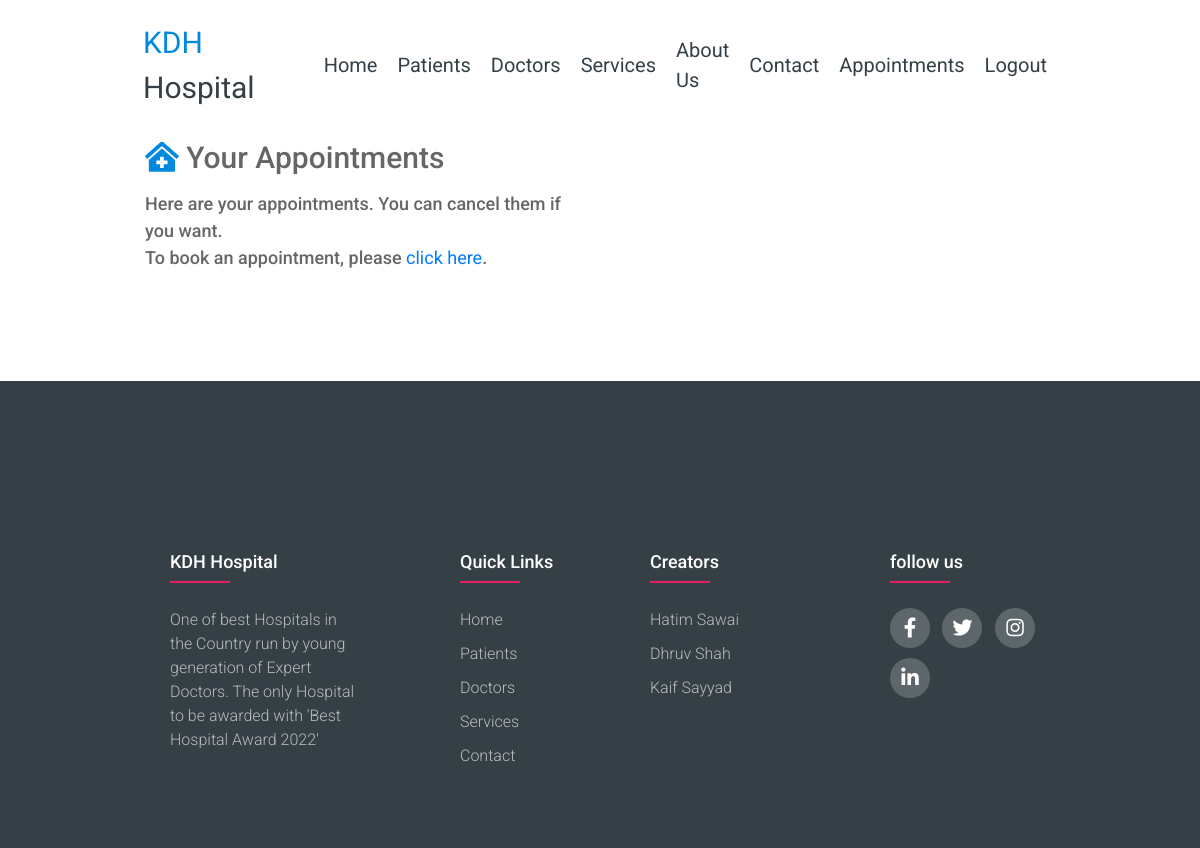
Before: /appointments (signed in) with the older database file.
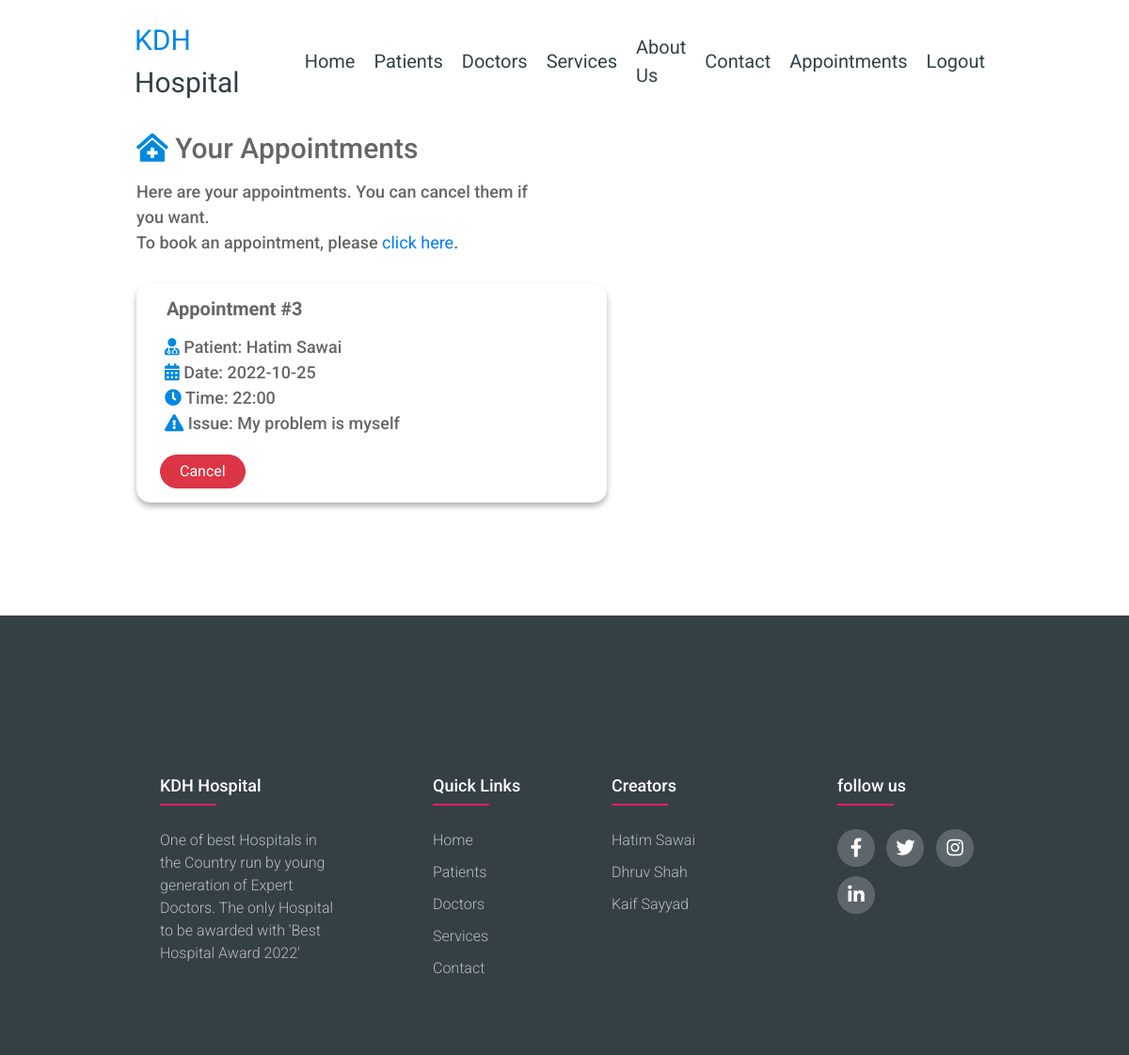
After: the same page with the newer database file.
### website/models.py (models this page shows)
class Appointments(db.Model):
    id = db.Column(db.Integer, primary_key=True)
    name = db.Column(db.String(150))
    email = db.Column(db.String(150))
    number = db.Column(db.Integer)
    address = db.Column(db.String(150))
    problem = db.Column(db.String(150))
    date = db.Column(db.String(150))
    time = db.Column(db.String(150))

### website/views.py (the view)
@views.route('/appointments',methods=['GET', 'POST'])
@login_required
def appointments():
    return render_template("tabs/appointments.html",user=current_user,appointments=Appointments.query.all())

### website/__init__.py (called while the page is built)
def create_app():
    app = Flask(__name__)
    app.config['SECRET_KEY'] = 'kdh5253'
    app.config['SQLALCHEMY_DATABASE_URI'] = f'sqlite:///{DB_NAME}'
    db.init_app(app)
    from .views import views
    from .auth import auth
    app.register_blueprint(views, url_prefix='/')
    app.register_blueprint(auth, url_prefix='/')
    from .models import Patients,Doctors,Appointments
    create_database(app)
    login_manager = LoginManager()
    login_manager.login_view = 'auth.login'
    login_manager.init_app(app)
    @login_manager.user_loader
    def load_user(id):
        return Patients.query.get(int(id))
    return app

### website/templates/tabs/appointments.html (shortened to what this page needs)
<!DOCTYPE html>
<html lang="en">
<head>
    <link rel="stylesheet" href="https://cdnjs.cloudflare.com/ajax/libs/aos/2.3.4/aos.css">
    <link rel="stylesheet" href="https://cdnjs.cloudflare.com/ajax/libs/magnific-popup.js/1.1.0/magnific-popup.min.css">
    <link rel="stylesheet" href="https://cdnjs.cloudflare.com/ajax/libs/twitter-bootstrap/4.5.3/css/bootstrap.min.css">
    <link rel="stylesheet" href="https://cdnjs.cloudflare.com/ajax/libs/font-awesome/5.15.1/css/all.min.css">
    <link rel="stylesheet" href="../../static/css/app.css">
    <link rel="stylesheet" href="../../static/css/style.css">
</head>
<body>
    <header>
    <div class="container">
        <a href="/" class="logo"><span>KDH</span> Hospital</a>
        <nav class="nav">
          <ul>
            <li><a href="/">Home</a></li>
            <li><a href="/patients">Patients</a></li>
            <li><a href="/doctors">Doctors</a></li>
            <li><a href="/services">Services</a></li>
            <li><a href="/about">About Us</a></li>
            <li><a href="/contact">Contact</a></li>
            {% if user.is_authenticated %}
            <li><a href="/appointments">Appointments</a></li>
            <li><a href="/logout">Logout</a></li>
            {% endif %}
        </ul>
        </nav>
    </div>
    </header>
    <section class="appointment" id="appointment">
    <div class="container">
        <div class="row">
            <div class="col-lg-6">
                <div class="appointment-content">
                    <div class="title" style="font-size:30px;font-weight:500;color:#666;padding-left:10px;padding-bottom:10px;padding-top:35px;">
                    <i class="fas fa-clinic-medical" style="color:#0188DF"></i> Your Appointments
                    </div>
                    <p class="text" style="font-size:18px;font-weight:500;color:#666;padding-left:10px;">
                    Here are your appointments. You can cancel them if you want.
                    <br>
                    To book an appointment, please <a href="/contact">click here</a>.
                    </p>
                    <ol class="list-group list-group-flush" data-aos="fade-right">
                        {% for appointment in appointments %}
                        {% if appointment.email == user.email %}
                        <li class="list-group-item">
                            <div class="appointment-item">
                                <div class="appointment-info">
                                    <h2 class="sub-title" style="font-weight:bold;padding-left:17px;padding-bottom:10px;">Appointment #{{ appointment.id }}</h2>
                                    <p class="text" style="font-size:18px;font-weight:500;color:#666;padding-left:15px;padding-bottom:10px;">
                                    <i class="fas fa-user-md" style="color:#0188DF"></i> Patient: {{ appointment.name }}
                                    <br>
                                    <i class="fas fa-calendar-alt" style="color:#0188DF"></i> Date: {{ appointment.date }}
                                    <br>
                                    <i class="fas fa-clock" style="color:#0188DF"></i> Time: {{ appointment.time }}
                                    <br>
                                    <i class="fas fa-exclamation-triangle" style="color:#0188DF"></i> Issue: {{ appointment.problem }}
                                    </p>
                                </div>
                                <div class="appointment-btn" style="padding-left: 10px;">
                                    <button type="button" class="btn btn-danger" style="font-size:16px;border-radius:20px;padding:5px 20px 5px 20px;" onclick="cancelAppointment({{ appointment.id }})">Cancel</button>
                                </div>
                            </div>
                        </li>
                        {% endif %}
                        {% endfor %}
                    </ol>
                </div>
            </div>
        </div>
    </div>
    </section>
    <div class="empty-space" style="height: 100px;"></div>
    <footer class="footer">
        <div id="footer"></div>
    </footer>
</body>
</html>

### website/static/css/app.css (style rules this page uses)
* { margin: 0px; padding: 0px; box-sizing: border-box; font-family: 'Poppins', sans-serif; }
.container { width: 80%; display: block; margin: auto; padding-top: 100px; }
body { line-height: 1.5; font-family: 'Poppins', sans-serif; }
* { margin: 0; padding: 0; box-sizing: border-box; }
.container { max-width: 1170px; margin: auto; }
.row { display: flex; flex-wrap: wrap; }
ul { list-style: none; }
.footer { background-color: #24262b; padding: 70px 0; }

### website/static/css/style.css (style rules this page uses)
:root { --blue:#0188DF; --black:#354046; --fros-blue-color: #0050d5; --light-blue-color: #16c5ff; --dark-color: #202020; --light-gray: #dedede; --dark-gray: #a1a1a0; --light-color: #fff; }
* { font-family: 'Roboto', sans-serif; margin:0; padding:0; box-sizing: border-box; outline: none !important; text-decoration: none !important; text-transform: none !important; font-weight: 400; transition: all .2s linear; -webkit-box-sizing: border-box; box-sizing: border-box; }
html { font-size: 62.5%; overflow-x: hidden; }
body { overflow-x: hidden; }
section { overflow: hidden; }
header { width:100%; position: fixed; top:0; left: 0; padding:2rem 1rem; z-index: 1000; }
header .container { padding-top: 0%; display: flex; align-items: center; justify-content: space-between; }
header a { color:var(--black); }
header .container .logo { font-size: 3rem; }
header .container .logo span { color:var(--blue); }
header .nav ul { margin:0; padding: 0; display: flex; align-items: center; justify-content: space-between; list-style: none; }
header .nav ul li { margin: 0 1rem; }
header .nav ul li a { font-size: 2rem; }
.footer { background:var(--black); }
.appointment .list-group-item { width:50rem; margin:2rem 1rem; padding:1.5rem; overflow: hidden; border-radius: 15px; font-size: 14px; color: #666; box-shadow: 0 .4rem .6rem rgba(0,0,0,.3); }

Changed rows visible on the page:
added Appointments: id "3", name "Hatim Sawai", date "2022-10-25", time "22:00", problem "My problem is myself"
